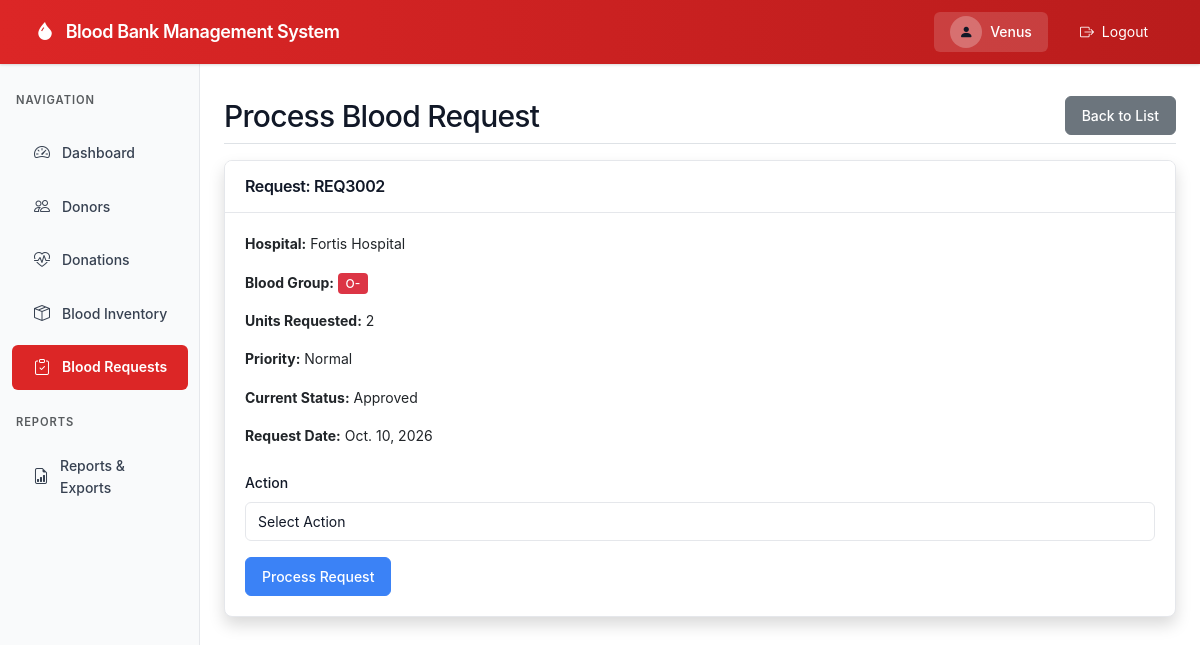
/requests/3/process/ (signed in), run on the app's committed database.
### requests_app/models.py (models this page shows, shortened)
class BloodRequest(models.Model):
    request_id = models.CharField(max_length=20, unique=True)
    hospital_name = models.CharField(max_length=200)
    blood_group = models.CharField(max_length=5, choices=BLOOD_GROUP_CHOICES)
    units_requested = models.IntegerField()
    request_date = models.DateField(default=timezone.now)
    priority = models.CharField(max_length=20, choices=PRIORITY_CHOICES, default='Normal')
    status = models.CharField(max_length=20, choices=STATUS_CHOICES, default='Pending')
    stock_updated = models.BooleanField(default=False)
    remarks = models.TextField(blank=True)
    class Meta:
        ordering = ['-request_date']

### requests_app/views.py (the view, shortened to what this page needs)
# urls.py: path('<int:pk>/process/', views.process_request, name='process_request'),
@login_required
def process_request(request, pk):
    blood_request = get_object_or_404(BloodRequest, pk=pk)
    return render(request, 'requests/process_request.html', {'blood_request': blood_request})

### templates/requests/process_request.html (shortened to what this page needs)
{% extends 'base.html' %}
{% load static %}
{% block content %}
<div class="d-flex justify-content-between flex-wrap flex-md-nowrap align-items-center pt-3 pb-2 mb-3 border-bottom">
    <h1 class="h2">Process Blood Request</h1>
    <a href="{% url 'request_list' %}" class="btn btn-secondary">Back to List</a>
</div>
<div class="card shadow">
    <div class="card-header">
        <h6 class="m-0 font-weight-bold">Request: {{ blood_request.request_id }}</h6>
    </div>
    <div class="card-body">
        <p><strong>Hospital:</strong> {{ blood_request.hospital_name }}</p>
        <p><strong>Blood Group:</strong> <span class="badge bg-danger">{{ blood_request.blood_group }}</span></p>
        <p><strong>Units Requested:</strong> {{ blood_request.units_requested }}</p>
        <p><strong>Priority:</strong> {{ blood_request.priority }}</p>
        <p><strong>Current Status:</strong> {{ blood_request.status }}</p>
        <p><strong>Request Date:</strong> {{ blood_request.request_date }}</p>
        <form method="post" class="mt-4">
            <div class="mb-3">
                <label class="form-label">Action</label>
                <select name="action" class="form-control" required>
                    <option value="">Select Action</option>
                </select>
            </div>
            <button type="submit" class="btn btn-primary">Process Request</button>
        </form>
    </div>
</div>
{% endblock %}

### templates/base.html (shortened to what this page needs)
<!DOCTYPE html>
<html lang="en">
<head>
    <link href="https://cdn.jsdelivr.net/npm/bootstrap@5.3.0/dist/css/bootstrap.min.css" rel="stylesheet">
    <link rel="stylesheet" href="https://cdn.jsdelivr.net/npm/bootstrap-icons@1.10.0/font/bootstrap-icons.css">
    {% load static %}
    <link rel="stylesheet" href="{% static 'css/style.css' %}">
</head>
<body>
    {% if user.is_authenticated %}
    <nav class="navbar navbar-expand-lg navbar-dark fixed-top" style="background: linear-gradient(90deg, #dc2626 0%, #b91c1c 100%); height: 64px; z-index: 1030;">
        <div class="container-fluid">
            <a class="navbar-brand" href="{% url 'dashboard' %}">
                <i class="bi bi-droplet-fill me-2"></i> Blood Bank Management System
            </a>
            <div class="collapse navbar-collapse" id="navbarNav">
                <ul class="navbar-nav ms-auto align-items-center">
                    <li class="nav-item">
                        <div class="d-flex align-items-center gap-2 me-3 px-3 py-1" style="background: rgba(255,255,255,0.15); border-radius: 0.375rem;">
                            <div style="width: 32px; height: 32px; background: rgba(255,255,255,0.25); border-radius: 50%; display: flex; align-items: center; justify-content: center;">
                                <i class="bi bi-person-fill"></i>
                            </div>
                            <span style="font-weight: 500; color: white;">{{ user.username }}</span>
                        </div>
                    </li>
                    <li class="nav-item">
                        <a class="nav-link px-3" href="{% url 'logout' %}" style="color: white;">
                            <i class="bi bi-box-arrow-right me-1"></i> Logout
                        </a>
                    </li>
                </ul>
            </div>
        </div>
    </nav>
    <div class="container-fluid" style="padding-top: 64px;">
        <div class="row">
            <nav class="col-md-3 col-lg-2 d-md-block sidebar">
                <div class="position-sticky pt-2">
                    <div class="px-3 mb-3">
                        <small class="text-uppercase text-muted" style="font-size: 0.7rem; font-weight: 600; letter-spacing: 0.08em;">Navigation</small>
                    </div>
                    <ul class="nav flex-column">
                        <li class="nav-item">
                            <a class="nav-link {% if request.resolver_match.url_name == 'dashboard' %}active{% endif %}" href="{% url 'dashboard' %}">
                                <i class="bi bi-speedometer2"></i> Dashboard
                            </a>
                        </li>
                        <li class="nav-item">
                            <a class="nav-link {% if 'donor' in request.resolver_match.url_name %}active{% endif %}" href="{% url 'donor_list' %}">
                                <i class="bi bi-people"></i> Donors
                            </a>
                        </li>
                        <li class="nav-item">
                            <a class="nav-link {% if 'donation' in request.resolver_match.url_name %}active{% endif %}" href="{% url 'donation_list' %}">
                                <i class="bi bi-heart-pulse"></i> Donations
                            </a>
                        </li>
                        <li class="nav-item">
                            <a class="nav-link {% if 'inventory' in request.resolver_match.url_name %}active{% endif %}" href="{% url 'inventory_list' %}">
                                <i class="bi bi-box-seam"></i> Blood Inventory
                            </a>
                        </li>
                        <li class="nav-item">
                            <a class="nav-link {% if 'request' in request.resolver_match.url_name %}active{% endif %}" href="{% url 'request_list' %}">
                                <i class="bi bi-clipboard-check"></i> Blood Requests
                            </a>
                        </li>
                        <li class="nav-item mt-3">
                            <div class="px-3 mb-2">
                                <small class="text-uppercase text-muted" style="font-size: 0.7rem; font-weight: 600; letter-spacing: 0.08em;">Reports</small>
                            </div>
                        </li>
                        <li class="nav-item">
                            <a class="nav-link {% if 'report' in request.resolver_match.url_name %}active{% endif %}" href="{% url 'reports_home' %}">
                                <i class="bi bi-file-earmark-bar-graph"></i> Reports & Exports
                            </a>
                        </li>
                    </ul>
                </div>
            </nav>
            <main class="col-md-9 ms-sm-auto col-lg-10 px-md-4" style="padding-top: 1rem;">
                {% block content %}
                {% endblock %}
            </main>
        </div>
    </div>
    {% else %}
        {% block auth_content %}
        {% endblock %}
    {% endif %}
</body>
</html>

### static/css/style.css (style rules this page uses)
:root { --primary-red: #dc2626; --primary-red-dark: #b91c1c; --accent-red: #ef4444; --bg-light: #f9fafb; --border-light: #e5e7eb; --text-primary: #111827; --text-secondary: #374151; --text-muted: #6b7280; }
* { font-family: -apple-system, BlinkMacSystemFont, 'Segoe UI', 'Roboto', 'Oxygen', 'Ubuntu', 'Cantarell', 'Fira Sans', 'Droid Sans', 'Helvetica Neue', sans-serif; }
body { font-size: 0.875rem; background-color: #ffffff; color: var(--text-primary); line-height: 1.6; }
.navbar { box-shadow: 0 1px 3px 0 rgba(0, 0, 0, 0.1), 0 1px 2px 0 rgba(0, 0, 0, 0.06); padding: 0.75rem 1.5rem; }
.navbar-brand { font-weight: 600; font-size: 1.125rem; letter-spacing: -0.025em; }
.sidebar { position: fixed; top: 64px; bottom: 0; left: 0; z-index: 100; padding: 1rem 0 0; box-shadow: inset -1px 0 0 var(--border-light); background-color: var(--bg-light) !important; overflow-y: auto; height: calc(100vh - 64px); }
.sidebar .nav-link { font-weight: 500; color: var(--text-secondary); padding: 0.625rem 1.25rem; margin: 0.25rem 0.75rem; border-radius: 0.375rem; transition: all 0.15s ease-in-out; display: flex; align-items: center; gap: 0.625rem; font-size: 0.875rem; }
.sidebar .nav-link i { font-size: 1rem; width: 1.25rem; text-align: center; }
.sidebar .nav-link.active { color: white; background-color: var(--primary-red); font-weight: 600; }
main { margin-left: 0; padding-top: 1.5rem; padding-bottom: 2rem; }
@media (min-width: 768px) { main { margin-left: 25%; } }
@media (min-width: 992px) { main { margin-left: 16.666667%; } }
.card { box-shadow: 0 1px 3px 0 rgba(0, 0, 0, 0.1), 0 1px 2px 0 rgba(0, 0, 0, 0.06); border: 1px solid var(--border-light); margin-bottom: 1.5rem; border-radius: 0.5rem; overflow: hidden; }
.card-header { background-color: #ffffff; border-bottom: 1px solid var(--border-light); font-weight: 600; font-size: 0.9375rem; padding: 1rem 1.25rem; color: var(--text-primary); letter-spacing: -0.01em; }
.card-body { padding: 1.25rem; }
h1, h2, h3, h4, h5, h6 { color: var(--text-primary); font-weight: 600; letter-spacing: -0.025em; line-height: 1.2; }
.h2 { font-size: 1.875rem; margin-bottom: 0; }
.font-weight-bold { font-weight: 600 !important; }
.btn { font-weight: 500; font-size: 0.875rem; padding: 0.5rem 1rem; border-radius: 0.375rem; transition: all 0.15s ease-in-out; }
.btn-primary { background-color: #3b82f6; border-color: #3b82f6; }
.badge { padding: 0.375em 0.625em; font-weight: 500; font-size: 0.75rem; border-radius: 0.25rem; }
.form-label { font-weight: 500; color: var(--text-primary); margin-bottom: 0.5rem; font-size: 0.875rem; }
.form-control, .form-select { border: 1px solid var(--border-light); border-radius: 0.375rem; padding: 0.5rem 0.75rem; font-size: 0.875rem; color: var(--text-primary); transition: border-color 0.15s ease-in-out, box-shadow 0.15s ease-in-out; }

### data on the page
BloodRequest: request_id "REQ3002", hospital_name "Fortis Hospital", blood_group "O-", units_requested "2", priority "Normal", status "Approved", request_date "Oct. 10, 2026"

### other printed values
{{ user.username }} "Venus"
